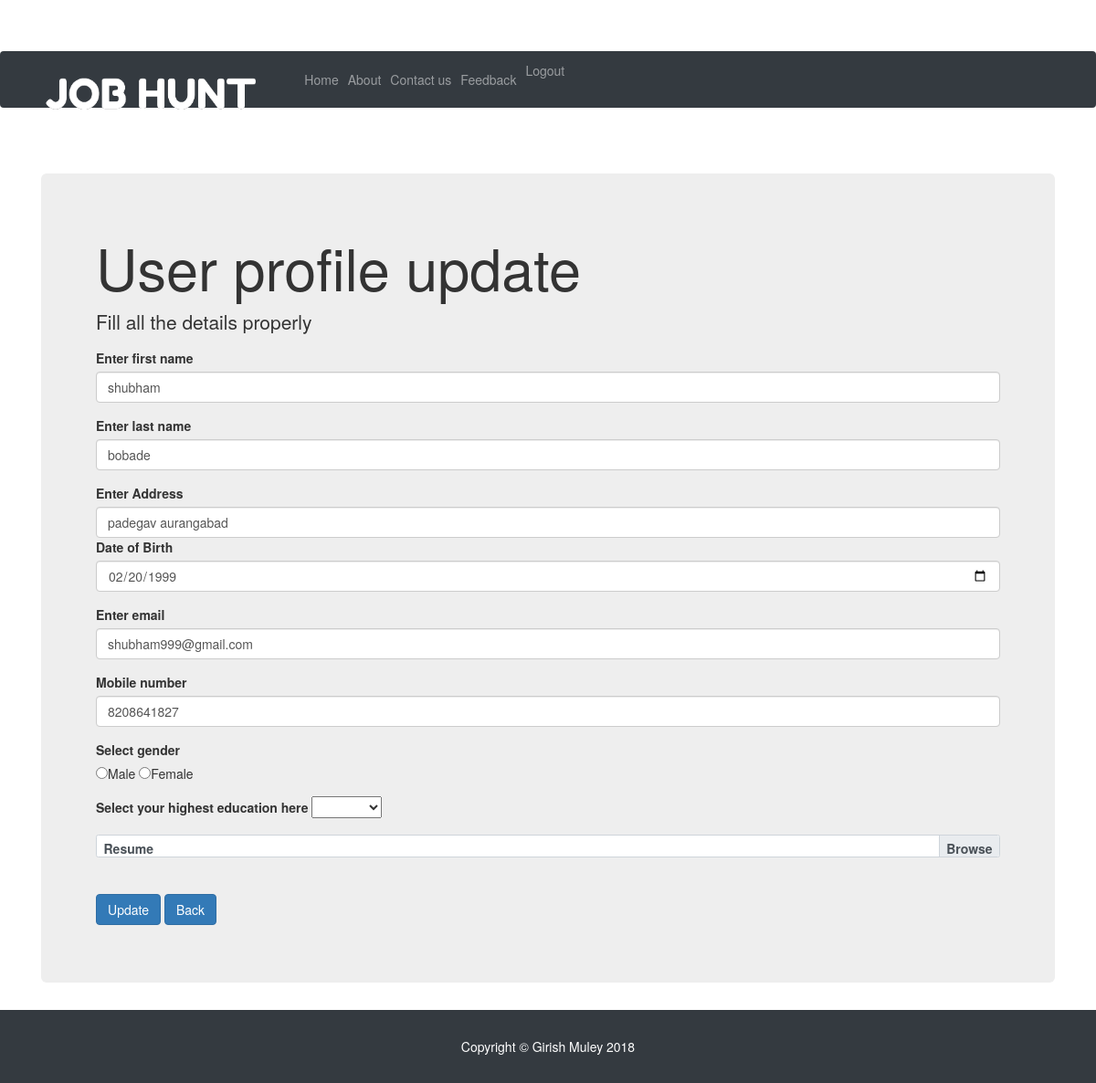
Screenshot of /user-profile-update.php (signed in) with the database file from the repository.
### tables this page shows
CREATE TABLE `userinfodb` (
  `id` int(11) NOT NULL,
  `firstname` varchar(255) NOT NULL,
  `lastname` varchar(255) NOT NULL,
  `address` varchar(255) NOT NULL,
  `dob` date NOT NULL,
  `email` varchar(255) NOT NULL,
  `mobile` varchar(10) NOT NULL,
  `gender` varchar(100) NOT NULL,
  `educationid` varchar(255) NOT NULL,
  `resume` varchar(255) NOT NULL,
  `password` varchar(255) NOT NULL,
  `size` int(11) NOT NULL,
  `agreement` varchar(255) NOT NULL,
  `creationdate` timestamp NOT NULL DEFAULT current_timestamp() ON UPDATE current_timestamp(),
  `Is_Active` int(11) NOT NULL
);

### user-profile-update.php (the view, shortened to what this page needs)
<?php
include('includes/config.php');
?>
 <?php include('includes/homeheader.php');?>
<!DOCTYPE html>
<html lang="en">
 <head>
    <link href="vendor/bootstrap/css/bootstrap.min.css" rel="stylesheet">
    <link href="css/modern-business.css" rel="stylesheet">
 </head>
 	<div>
  	 <body>
  	 <div class="container"  style="margin-top: 6%">
 	  <form action=user-profile-update.php method="post" enctype="multipart/form-data">
 	   <div class="jumbotron">
        <h1>User profile update</h1>
          <p>Fill all the details properly</p>
          	<link rel="stylesheet" type="text/css" href="css/bootstrap.min.css">
          	 <?php
 $firstname=$_SESSION["firstname"];
$query=mysqli_query($con,"SELECT firstname,lastname,address,dob,email,mobile,gender,educationid,resume FROM `userinfodb` WHERE firstname='$firstname'");
while($row=mysqli_fetch_array($query))
{
?>
          	 	<div class="form-group">
				<label for="txtFirst"><b>Enter first name</b></label>
                <input class="form-control" type="text" id="firstid" name="txtFirst" value="<?php echo htmlentities($row['firstname']);?>" required/>
                </div>
                <div class="form-group">
				<label for="txtLast"><b>Enter last name</b></label>
				<input class="form-control" type="text" id="lastid" name="txtLast" value="<?php echo htmlentities($row['lastname']);?>" required/>
				</div class="form-group">
				<div>
				<label for="txtAddress"><b>Enter Address</b></label>
				<input class="form-control" type="text" id="addid" name="txtAddress" value="<?php echo htmlentities($row['address']);?>" required/>
				</div>
				<div class="form-group">
				<label for="txtdob"><b>Date of Birth</b></label>
				<input class="form-control" type="date" id="dobid" name="txtdob" value="<?php echo htmlentities($row['dob']);?>" required/>
				</div>
				<div class="form-group">
				<label for="txtEmail"><b>Enter email</b></label>
				<input class="form-control" type="email" id="emailid" name="txtEmail" value="<?php echo htmlentities($row['email']);?>" required/>
			    </div>
			    <div class="form-group">
				<label for="txtMobile"><b>Mobile number</b></label>
				<input class="form-control" type="number" id="mobileid" name="txtMobile" value="<?php echo htmlentities($row['mobile']);?>" required/>
				</div>
				<div class="form-group">
				<label for="rdxGender"><b>Select gender</b></label><br>
                <input type = "Radio" id="genderid" name = "rdxGender" value = "male">Male</input>
                <input type = "Radio" id="genderid" name = "rdxGender" value = "female">Female</input>
                </div>
            	<div class="form-group">
				<label for="selPg"><b>Select your highest education here</b></label>
					<select name="selPg" id="Pgid">
						<option value="0" selected disabled></option>
						<option value="ssc">SSC</option>
  					</select><br>
				</div>
				<div class="custom-file">
				<label for="myfile" class="custom-file-label"><b>Resume</b></label>
				</div>
<?php } ?>
				<br>
				<br>
				<br>
				<div class="form-group">
				<input class="btn btn-primary" type="submit" id="registedid" name="Update" value="Update"/>
				<a href="homepage.php" class="btn btn-primary">Back</a>
				</div>
			 </div>
		  </div>
		</div>
	<?php include('includes/footer.php');?>
</body>
</html>

### css/modern-business.css (style rules this page uses)
body { padding-top: 54px; }
@media (min-width: 992px) { body { padding-top: 56px; } }

### rows the page displays
userinfodb: txtFirst "shubham", txtLast "bobade", txtAddress "padegav aurangabad", txtdob "02/20/1999", txtEmail "shubham999@gmail.com", txtMobile "8208641827"
